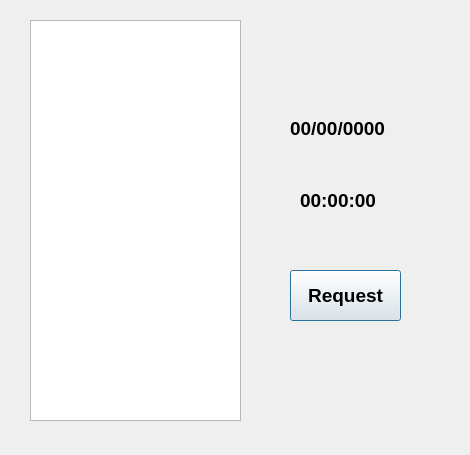
<?xml version="1.0" encoding="UTF-8"?>
<ui version="4.0">
 <class>QDialog</class>
 <widget class="QDialog" name="QDialog">
  <property name="geometry">
   <rect>
    <x>0</x>
    <y>0</y>
    <width>470</width>
    <height>455</height>
   </rect>
  </property>
  <property name="font">
   <font>
    <pointsize>10</pointsize>
   </font>
  </property>
  <property name="windowTitle">
   <string>Postulante para ROBOTILSA S.A</string>
  </property>
  <property name="layoutDirection">
   <enum>Qt::LeftToRight</enum>
  </property>
  <property name="autoFillBackground">
   <bool>false</bool>
  </property>
  <widget class="QLabel" name="reloj">
   <property name="geometry">
    <rect>
     <x>300</x>
     <y>190</y>
     <width>91</width>
     <height>20</height>
    </rect>
   </property>
   <property name="font">
    <font>
     <pointsize>14</pointsize>
     <weight>75</weight>
     <bold>true</bold>
    </font>
   </property>
   <property name="text">
    <string>00:00:00</string>
   </property>
   <property name="textFormat">
    <enum>Qt::AutoText</enum>
   </property>
  </widget>
  <widget class="QLabel" name="fecha">
   <property name="geometry">
    <rect>
     <x>290</x>
     <y>120</y>
     <width>121</width>
     <height>16</height>
    </rect>
   </property>
   <property name="font">
    <font>
     <pointsize>14</pointsize>
     <weight>75</weight>
     <bold>true</bold>
    </font>
   </property>
   <property name="text">
    <string>00/00/0000</string>
   </property>
  </widget>
  <widget class="QPushButton" name="ButtonRequest">
   <property name="geometry">
    <rect>
     <x>290</x>
     <y>270</y>
     <width>111</width>
     <height>51</height>
    </rect>
   </property>
   <property name="font">
    <font>
     <pointsize>14</pointsize>
     <weight>75</weight>
     <bold>true</bold>
    </font>
   </property>
   <property name="text">
    <string>Request</string>
   </property>
  </widget>
  <widget class="QListWidget" name="listaItems">
   <property name="geometry">
    <rect>
     <x>30</x>
     <y>20</y>
     <width>211</width>
     <height>401</height>
    </rect>
   </property>
   <property name="font">
    <font>
     <pointsize>10</pointsize>
     <weight>50</weight>
     <bold>false</bold>
    </font>
   </property>
   <property name="contextMenuPolicy">
    <enum>Qt::ActionsContextMenu</enum>
   </property>
   <property name="layoutDirection">
    <enum>Qt::LeftToRight</enum>
   </property>
   <property name="autoFillBackground">
    <bool>false</bool>
   </property>
  </widget>
  <widget class="QLabel" name="mensaje">
   <property name="geometry">
    <rect>
     <x>260</x>
     <y>340</y>
     <width>47</width>
     <height>13</height>
    </rect>
   </property>
   <property name="text">
    <string/>
   </property>
  </widget>
 </widget>
 <resources/>
 <connections/>
</ui>
